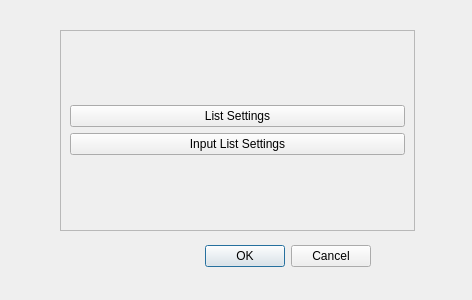
<?xml version="1.0" encoding="UTF-8"?>
<ui version="4.0">
 <class>CustomFieldSettings</class>
 <widget class="QDialog" name="CustomFieldSettings">
  <property name="geometry">
   <rect>
    <x>0</x>
    <y>0</y>
    <width>472</width>
    <height>300</height>
   </rect>
  </property>
  <property name="windowTitle">
   <string>Dialog</string>
  </property>
  <widget class="QDialogButtonBox" name="buttonBox">
   <property name="geometry">
    <rect>
     <x>30</x>
     <y>240</y>
     <width>341</width>
     <height>32</height>
    </rect>
   </property>
   <property name="orientation">
    <enum>Qt::Horizontal</enum>
   </property>
   <property name="standardButtons">
    <set>QDialogButtonBox::Cancel|QDialogButtonBox::Ok</set>
   </property>
  </widget>
  <widget class="QFrame" name="frame">
   <property name="geometry">
    <rect>
     <x>60</x>
     <y>30</y>
     <width>355</width>
     <height>201</height>
    </rect>
   </property>
   <property name="frameShape">
    <enum>QFrame::StyledPanel</enum>
   </property>
   <property name="frameShadow">
    <enum>QFrame::Raised</enum>
   </property>
   <layout class="QGridLayout" name="gridLayout">
    <item row="0" column="0">
     <layout class="QVBoxLayout" name="verticalLayout">
      <item>
       <widget class="QPushButton" name="OpenListSettings">
        <property name="text">
         <string>List Settings</string>
        </property>
       </widget>
      </item>
      <item>
       <widget class="QPushButton" name="OpenInputListSettings">
        <property name="text">
         <string>Input List Settings</string>
        </property>
       </widget>
      </item>
     </layout>
    </item>
   </layout>
  </widget>
 </widget>
 <resources/>
 <connections>
  <connection>
   <sender>buttonBox</sender>
   <signal>accepted()</signal>
   <receiver>CustomFieldSettings</receiver>
   <slot>accept()</slot>
   <hints>
    <hint type="sourcelabel">
     <x>248</x>
     <y>254</y>
    </hint>
    <hint type="destinationlabel">
     <x>157</x>
     <y>274</y>
    </hint>
   </hints>
  </connection>
  <connection>
   <sender>buttonBox</sender>
   <signal>rejected()</signal>
   <receiver>CustomFieldSettings</receiver>
   <slot>reject()</slot>
   <hints>
    <hint type="sourcelabel">
     <x>316</x>
     <y>260</y>
    </hint>
    <hint type="destinationlabel">
     <x>286</x>
     <y>274</y>
    </hint>
   </hints>
  </connection>
 </connections>
</ui>
